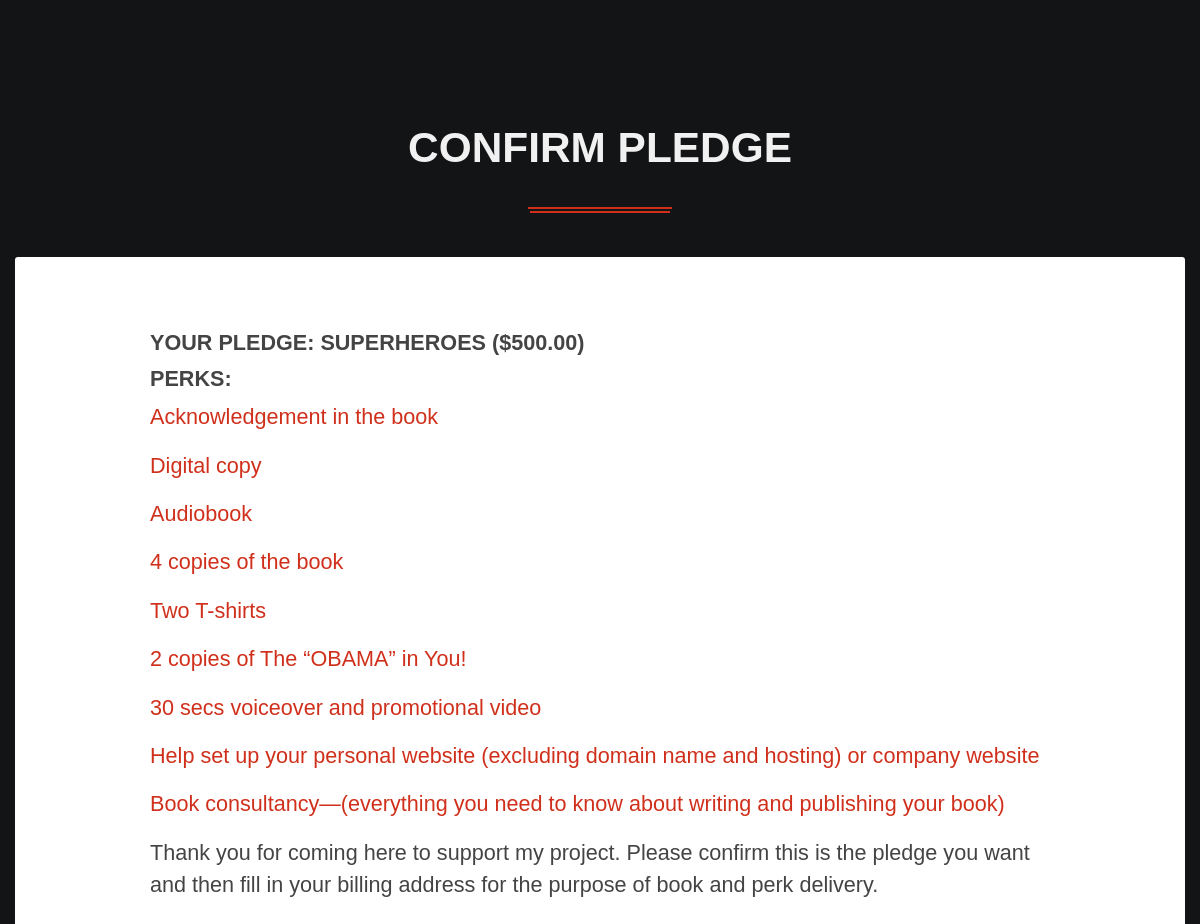
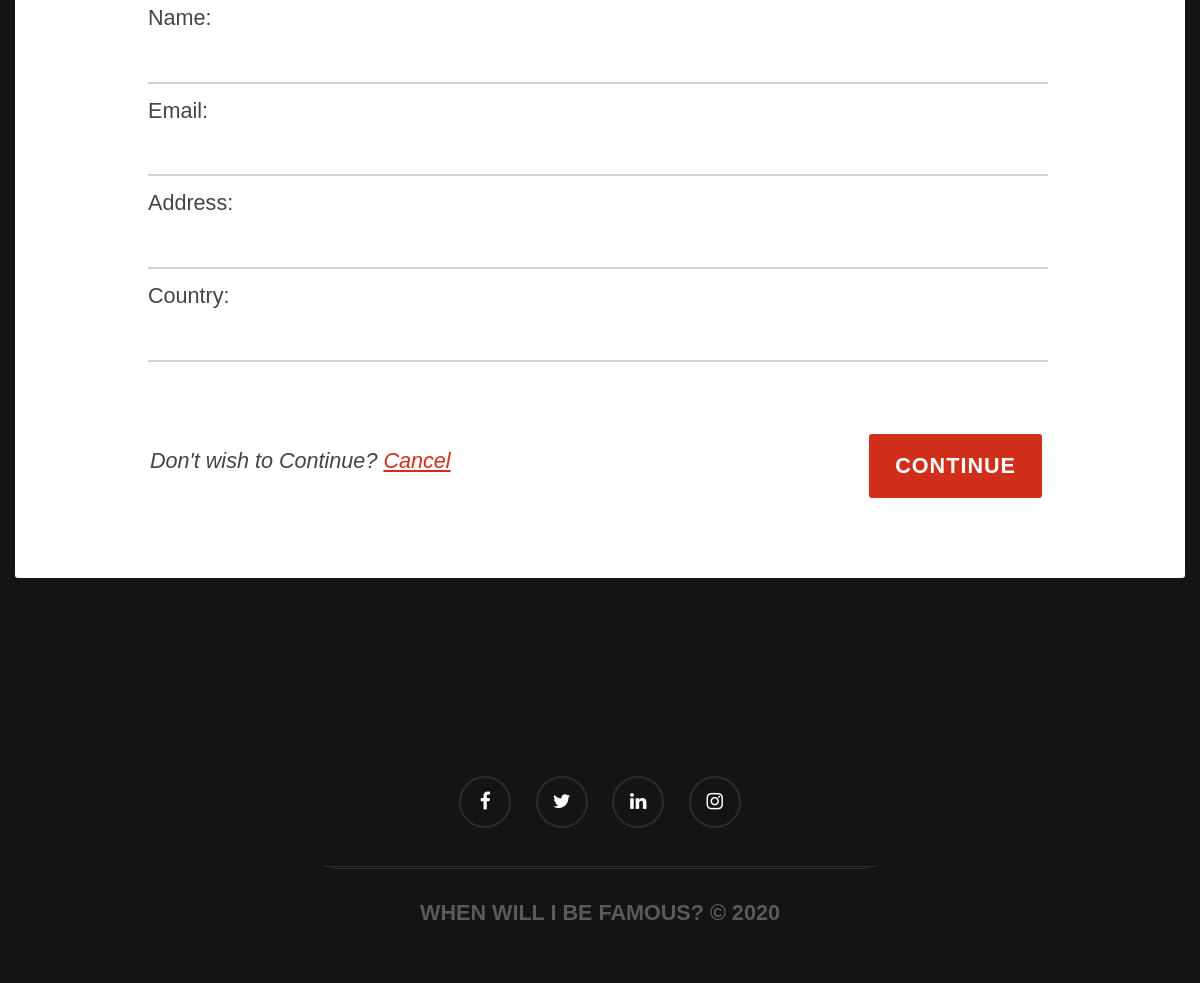
/6/, run on the app's committed database (2 pictures, top to bottom).
### crowdfund/models.py (models this page shows, shortened)
class Reward(models.Model):
	name = models.CharField(max_length=255)
	amount = models.DecimalField(max_digits=8, decimal_places=2)

class Perk(models.Model):
	description = models.CharField(max_length=255)
	reward = models.ForeignKey(Reward, on_delete=models.CASCADE, related_name='perks')
	created = models.DateTimeField(auto_now=True)
	def __str__(self):
		return self.description

### crowdfund/views.py (the view)
# urls.py: path('<int:id>/', reward, name='reward'),
def reward(request, id):
	reward = get_object_or_404(Reward, id=id)
	if request.method == 'POST':
		form = OrderCreateForm(request.POST)
		if form.is_valid():
			order = form.save(commit=False)
			order.reward = reward
			order.save()
			request.session['order_id'] = order.id
			return redirect(reverse('payment_process'))
	else:
		form = OrderCreateForm()
	return render(request,
				  'reward.html',
				  {'form': form, 'reward': reward})

### crowdfund/forms.py
class OrderCreateForm(forms.ModelForm):
    class Meta:
        model = Order
        fields = ['name', 'email', 'address', 'country']

### templates/reward.html (shortened to what this page needs)
{% extends "base.html" %}
{% load static %}
{% block content %}
<div class="crowdfund-body-background">
</div>
<section class="crowdfund-section">
    <div class="crowdfund-section-content">
        <div class="crowdfund-limit-width">
            <div class="crowdfund-title">
                <h2>Confirm Pledge</h2>
                <div class="crowdfund-underline"></div>
            </div>
            <div class="crowdfund-post crowdfund-block-light">
                <div class="crowdfund-post-container-big crowdfund-text-large">
                    <div class="crowdfund-limit-width crowdfund-900">
                        <h5>Your pledge: {{ reward.name }} (${{ reward.amount }})</h5>
                        <h5>Perks:</h5>
                        {% for perk in reward.perks.all %}
                        <p class="fg-color-red">{{ perk }}</p>
                        {% endfor %}
                        <p>
                            Thank you for coming here to support my project. Please confirm this is the pledge you want and then fill in your billing address for the purpose of book and perk delivery.
                        </p>
                        <br>
                        <form id="pledgeform" action="" method="post"> {% csrf_token %}
                            <div class="crowdfund-table crowdfund-table-contacts">
                                <div class="crowdfund-row">
                                    <div class="crowdfund-col crowdfund-col-12">
                                        {{ form }}
                                    </div>
                                </div>
                            </div>
                            <div class="crowdfund-table crowdfund-content-footer">
                                <div class="crowdfund-column crowdfund-fullwidth">
                                    <p class="italic">Don't wish to Continue? <a href="{% url 'home' %}">Cancel</a></p>
                                </div>
                                <div class="crowdfund-column">
                                    <button class="crowdfund-button crowdfund-mobile-fullwidth" type="submit">Continue</button>
                                </div>
                            </div>
                        </form>
                    </div>
                </div>
            </div>
        </div>
    </div>
</section>
{% endblock %}

### data on the page
Reward: name "SUPERHEROES", amount "500.00"
Perk: description "Acknowledgement in the book"
Perk: description "Digital copy"
Perk: description "Audiobook"
Perk: description "4 copies of the book"
Perk: description "Two T-shirts"
Perk: description "2 copies of The “OBAMA” in You!"
Perk: description "30 secs voiceover and promotional video"
Perk: description "Help set up your personal website (excluding domain name and hosting) or company website"
Perk: description "Book consultancy—(everything you need to know about writing and publishing your book)"
